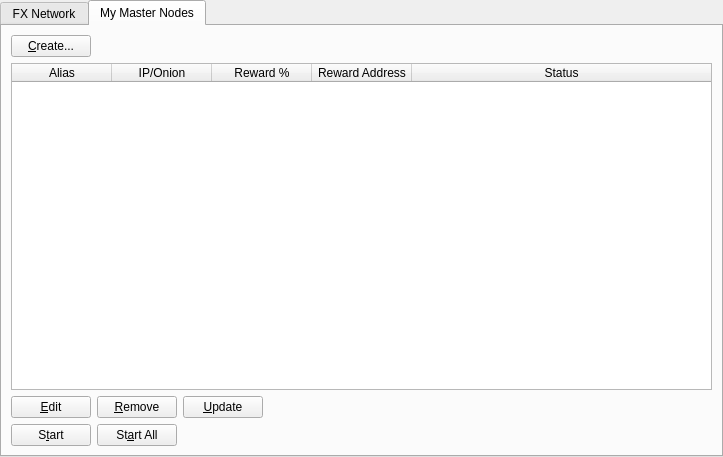
<?xml version="1.0" encoding="UTF-8"?>
<ui version="4.0">
 <class>MasternodeManager</class>
 <widget class="QWidget" name="MasternodeManager">
  <property name="geometry">
   <rect>
    <x>0</x>
    <y>0</y>
    <width>723</width>
    <height>457</height>
   </rect>
  </property>
  <property name="windowTitle">
   <string>Form</string>
  </property>
  <layout class="QVBoxLayout" name="topLayout">
   <property name="leftMargin">
    <number>0</number>
   </property>
   <property name="topMargin">
    <number>0</number>
   </property>
   <property name="rightMargin">
    <number>0</number>
   </property>
   <property name="bottomMargin">
    <number>0</number>
   </property>
   <item>
    <layout class="QVBoxLayout" name="verticalLayout">
     <property name="bottomMargin">
      <number>0</number>
     </property>
     <item>
      <widget class="QTabWidget" name="tabWidget">
       <property name="currentIndex">
        <number>1</number>
       </property>
       <widget class="QWidget" name="tab">
        <attribute name="title">
         <string>FX Network</string>
        </attribute>
        <layout class="QGridLayout" name="gridLayout">
         <item row="1" column="0">
          <widget class="QTableWidget" name="tableWidgetMasternodes">
           <property name="editTriggers">
            <set>QAbstractItemView::NoEditTriggers</set>
           </property>
           <property name="alternatingRowColors">
            <bool>true</bool>
           </property>
           <property name="selectionBehavior">
            <enum>QAbstractItemView::SelectRows</enum>
           </property>
           <property name="sortingEnabled">
            <bool>true</bool>
           </property>
           <attribute name="horizontalHeaderStretchLastSection">
            <bool>true</bool>
           </attribute>
           <column>
            <property name="text">
             <string>Address</string>
            </property>
           </column>
           <column>
            <property name="text">
             <string>Protocol</string>
            </property>
           </column>
           <column>
            <property name="text">
             <string>Active</string>
            </property>
           </column>
           <column>
            <property name="text">
             <string>Active (secs)</string>
            </property>
           </column>
           <column>
            <property name="text">
             <string>Last Seen</string>
            </property>
           </column>
           <column>
            <property name="text">
             <string>Pubkey</string>
            </property>
           </column>
          </widget>
         </item>
         <item row="0" column="0">
          <layout class="QHBoxLayout" name="horizontalLayout_3">
           <property name="bottomMargin">
            <number>0</number>
           </property>
           <item>
            <widget class="QLabel" name="label_2">
             <property name="text">
              <string>FX Node Count:</string>
             </property>
            </widget>
           </item>
           <item>
            <widget class="QLabel" name="countLabel">
             <property name="text">
              <string>0</string>
             </property>
            </widget>
           </item>
           <item>
            <spacer name="horizontalSpacer_3">
             <property name="orientation">
              <enum>Qt::Horizontal</enum>
             </property>
             <property name="sizeHint" stdset="0">
              <size>
               <width>40</width>
               <height>20</height>
              </size>
             </property>
            </spacer>
           </item>
          </layout>
         </item>
        </layout>
       </widget>
       <widget class="QWidget" name="tab_2">
        <attribute name="title">
         <string>My Master Nodes</string>
        </attribute>
        <layout class="QGridLayout" name="gridLayout_2">
         <item row="0" column="0">
          <layout class="QVBoxLayout" name="verticalLayout_2">
           <property name="bottomMargin">
            <number>0</number>
           </property>
           <item>
            <layout class="QHBoxLayout" name="horizontalLayout">
             <item>
              <widget class="QPushButton" name="createButton">
               <property name="text">
                <string>&amp;Create...</string>
               </property>
              </widget>
             </item>
             <item>
              <spacer name="horizontalSpacer">
               <property name="orientation">
                <enum>Qt::Horizontal</enum>
               </property>
               <property name="sizeHint" stdset="0">
                <size>
                 <width>40</width>
                 <height>20</height>
                </size>
               </property>
              </spacer>
             </item>
            </layout>
           </item>
           <item>
            <widget class="QTableWidget" name="tableWidget_2">
             <property name="minimumSize">
              <size>
               <width>695</width>
               <height>0</height>
              </size>
             </property>
             <property name="editTriggers">
              <set>QAbstractItemView::NoEditTriggers</set>
             </property>
             <property name="alternatingRowColors">
              <bool>true</bool>
             </property>
             <property name="selectionMode">
              <enum>QAbstractItemView::SingleSelection</enum>
             </property>
             <property name="selectionBehavior">
              <enum>QAbstractItemView::SelectRows</enum>
             </property>
             <attribute name="horizontalHeaderStretchLastSection">
              <bool>true</bool>
             </attribute>
             <column>
              <property name="text">
               <string>Alias</string>
              </property>
             </column>
             <column>
              <property name="text">
               <string>IP/Onion</string>
              </property>
             </column>
             <column>
              <property name="text">
               <string>Reward %</string>
              </property>
             </column>
             <column>
              <property name="text">
               <string>Reward Address</string>
              </property>
             </column>
             <column>
              <property name="text">
               <string>Status</string>
              </property>
             </column>
            </widget>
           </item>
           <item>
            <layout class="QHBoxLayout" name="horizontalLayout_2">
             <property name="bottomMargin">
              <number>0</number>
             </property>
             <item>
              <widget class="QPushButton" name="editButton">
               <property name="text">
                <string>&amp;Edit</string>
               </property>
              </widget>
             </item>
             <item>
              <widget class="QPushButton" name="removeButton">
               <property name="text">
                <string>&amp;Remove</string>
               </property>
              </widget>
             </item>
             <item>
              <widget class="QPushButton" name="UpdateButton">
               <property name="text">
                <string>&amp;Update</string>
               </property>
              </widget>
             </item>
             <item>
              <spacer name="horizontalSpacer_2">
               <property name="orientation">
                <enum>Qt::Horizontal</enum>
               </property>
               <property name="sizeHint" stdset="0">
                <size>
                 <width>40</width>
                 <height>20</height>
                </size>
               </property>
              </spacer>
             </item>
            </layout>
           </item>
           <item>
            <layout class="QHBoxLayout" name="horizontalLayout_4">
             <property name="bottomMargin">
              <number>0</number>
             </property>
            </layout>
           </item>
           <item>
            <layout class="QHBoxLayout" name="horizontalLayout_5">
             <property name="bottomMargin">
              <number>0</number>
             </property>
             <item>
              <widget class="QPushButton" name="startButton">
               <property name="text">
                <string>S&amp;tart</string>
               </property>
              </widget>
             </item>
             <item>
              <widget class="QPushButton" name="startAllButton">
               <property name="text">
                <string>St&amp;art All</string>
               </property>
              </widget>
             </item>
             <item>
              <spacer name="horizontalSpacer_5">
               <property name="orientation">
                <enum>Qt::Horizontal</enum>
               </property>
               <property name="sizeHint" stdset="0">
                <size>
                 <width>40</width>
                 <height>20</height>
                </size>
               </property>
              </spacer>
             </item>
            </layout>
           </item>
          </layout>
         </item>
        </layout>
       </widget>
      </widget>
     </item>
    </layout>
   </item>
  </layout>
 </widget>
 <resources/>
 <connections/>
</ui>
